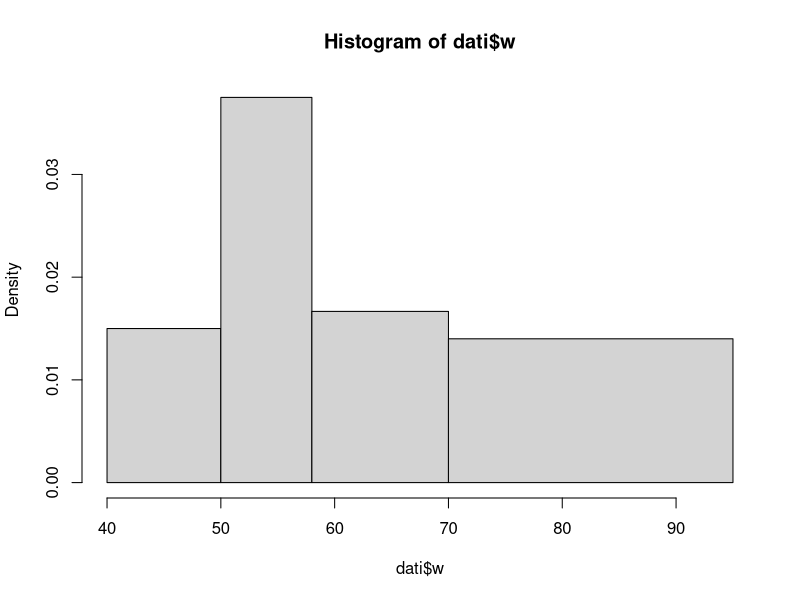
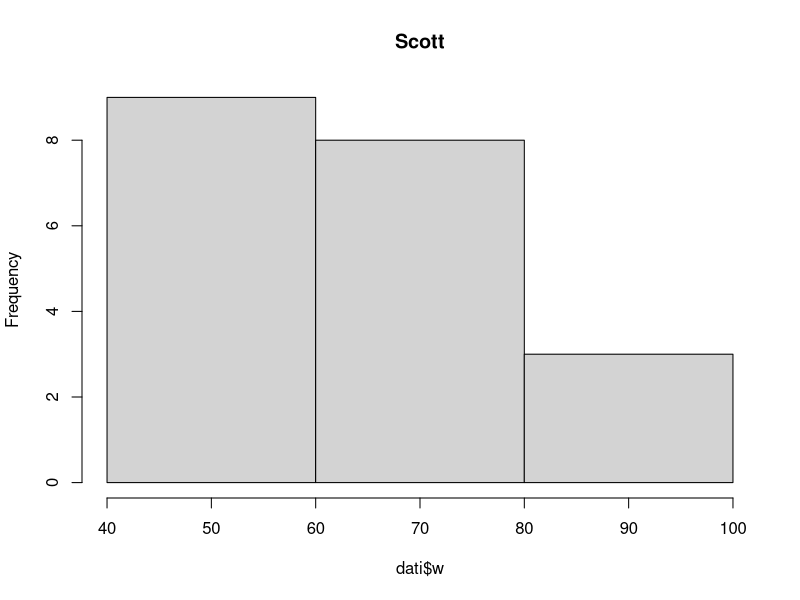
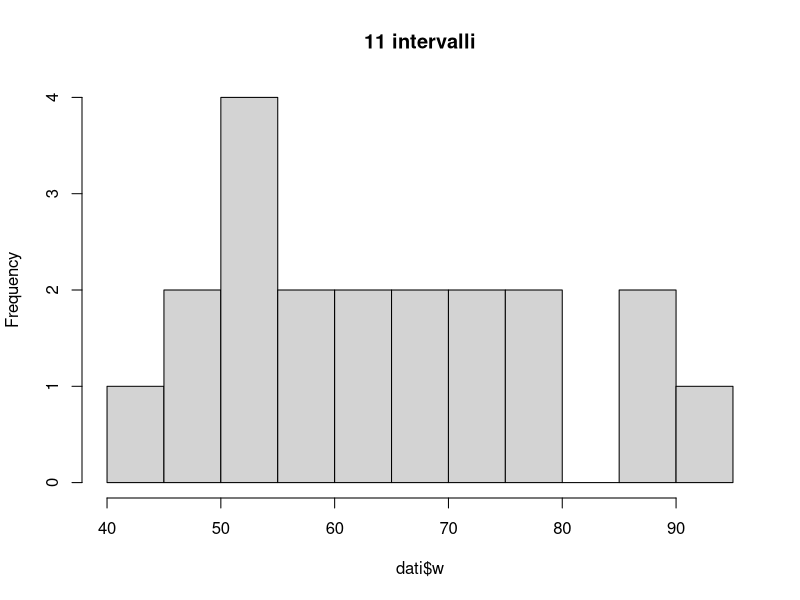
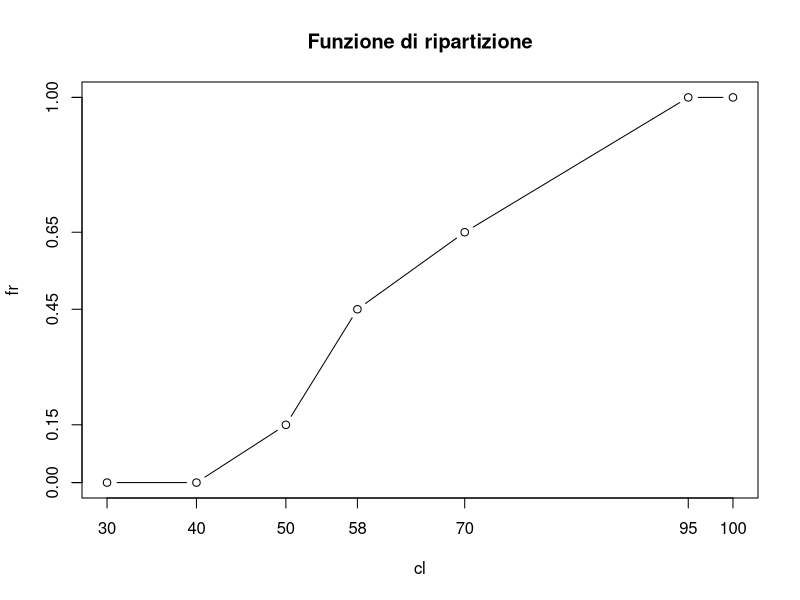

Here is the R script that generated these plots, in order: (Note: this script raises an error after producing the figures.)
# lezione 2
# file lab2_1314.3
# dati quantitativi continui
setwd(choose.dir())
dir()
dati<-read.table("dati1.txt"); dati
# barplot(dati$w)  # errore !
summary(dati$w)
# intervalli chiusi a destra    ( w ]
faw<-(hist(dati$w, c(40,50,58,70,95),plot=FALSE)); faw
plot(faw)
# funzione di ripartizione
hist(dati$w, breaks="Scott", main="Scott")
hist(dati$w, breaks=11, main="11 intervalli")

cl<-c(30,40,50,58,70,95,100); cl
# funzione di ripartizione come somma di
#  frequenze relative
fr<-cumsum(table(cut(dati$w,cl)))/length(dati$w);fr
fr<-c(0,fr); fr
plot(cl, fr, type="b", axes=FALSE)
title(main="Funzione di ripartizione")
axis(2, fr)
axis(1, cl)
box()
# Indici di posizione e di scala
# Entropia di Gini e Shanno per x
frx<-table(dati$x)/length(dati$x); frx
attach(dati)
x
k<-length(frx); k
Gx<-1-sum(frx^2); Gx
Gstarx<-(k/(k-1))*Gx; Gstarx
# Shannon
log(frx)
frx*log(frx)
Hx<-(-sum(frx*log(frx))); Hx
Hstarx<-Hx/log(k); Hstarx
# media e varianza per variabili
# quantitative
n<-length(w); n
mw<-sum(w)/n; mw
vw<-sum((w-mw)^2)/n; vw
cvw<-sqrt(vw)/mw; cvw
# funzioni di R
mean(w)
var(w)
((n-1)/n)*var(w)
detach()
# =================================================
# nuova analisi dati
ls()
rm(list=ls());  ls()
setwd(choose.dir())
dir()
#setwd("C:/dati/lav/corsi/stat/Statistica1/Stat1B1213/lab2")
#setwd("H:/Statistica1/Stat1B1213/lab2")
# peso x
x<-c(64,54,65,42,58,50,58,65,78,52,48,66,58,103,63,70,65,53,62,58)
x; length(x)
# altezza y
y<-c(168,166,162,151,168,170,167,172,175,165,158,173,
     163,185,165,170,175,158,160,163); y; length(y)
dati<-data.frame(x,y); dati
write.table(dati, file="pesoalt.txt")
#
# inizio elaborazioni
#
rm(list=ls()); ls()
dati<-read.table("pesoalt.txt"); dati
names(dati)
names(dati)<-c("peso","altezza"); dati
names(dati)<-c("x","y"); dati
attach(dati)       # rende direttamente disponibili le variabili
# suddivisione in classi
# fax<-hist(x,c(40,57,64,105),plot=FALSE);fax
# alternativamente
# summary(x)
# fax<-table(cut(x, breaks=c(40,57,64,105))); fax
# summary(y)
# fay<-table(cut(y, breaks=c(150,164,170,190))); fay
# fxy<-table(fay,fax); fxy   # non funziona
#
# suddivisione in classi con ciclo if  ###########################
xcl<-0                             # inizializza il vettore risultato
for(i in 1:length(x)){             # parentesi graffa con Alt - 126
if(x[i]<=57) xcl[i]<-1
if(x[i]>57 & x[i]<=64) xcl[i]<-2
if(x[i]>64) xcl[i]<-3}
xcl  #  2 1 3 1 2 1 2 3 3 1 1 3 2 3 2 3 3 1 2 2
#
ycl<-0
for(i in 1:length(y)){
if(y[i]<=164) ycl[i]<-1
if(y[i]>164 & y[i]<=170) ycl[i]<-2
if(y[i]>170) ycl[i]<-3}
ycl  #  2 2 1 1 2 2 2 3 3 2 1 3 1 3 2 2 3 1 1 1
# tabella di contingenza
fxy<-table(xcl,ycl); fxy

# suddivisione in classi con vettorializzazione  ##################
xcl<-0                     # vettore risultato di lunghezza 1
xcl[x <= 57] <- 1  ; xcl
xcl[(x > 57) & (x<=64)] <- 2  ; xcl
xcl[x > 64] <- 3  ; xcl
# xcl
#
ycl<-0; ycl
ycl[y <= 164] <- 1 ;ycl
ycl[(y > 164) & (y<=170)] <- 2; ycl
ycl[y > 170] <- 3; ycl
# ycl
#
# suddivisione in classi con cut()  ##############################
summary(x)
xcl<-cut(x,c(40,57,64,105), labels=F); xcl
summary(y)
ycl<-cut(y,c(150,164,170,190), labels=F); ycl
# tabella di contingenza
fxy<-table(xcl,ycl); fxy  # 3 3 0 / 3 4 0 / 1 1 5

# dataframe completo
dati1<-data.frame(x,xcl,y,ycl); dati1
detach(dati)             # termina la disponibilita' diretta
write.table(dati1, file="pesoalt1.txt")
#
# inizio elaborazioni
#
rm(list=ls()); ls()
dati1<-read.table("pesoalt1.txt"); dati1
attach(dati1)
#detach(dati1)
#
# tabella di contingenza
fxy<-table(xcl,ycl); fxy                 # frequenze osservate
# marginali come vettori
tr<-as.numeric(margin.table(fxy,1)); tr  #  6 7 7 totale di riga
tc<-as.numeric(margin.table(fxy,2)); tc  #  7 8 5 totale di colonna
# calcolo delle frequenze attese
(tr)%*%t(tc)                             # prodotto vettoriale
# 42 48 30 / 49 56 35 / 49 56 35 
fa<-((tr)%*%t(tc))/(sum(tc)); fa         # frequenze attese
# 2.10 2.4 1.50 / 2.45 2.8 1.75 / 2.45 2.8 1.75
# library(stats)
chisq.test(fxy)$expected                 # ancora frequenze attese
# calcolo del chi quadro
chi2<-sum((fxy-fa)^2/fa) ; chi2          # chi quadro = 12.47449
chisq.test(fxy)
#
# V di cramer
min(length(tr)-1,length(tc)-1)
sum(tc)
V<- sqrt(chi2/(sum(tc)*min(length(tr)-1,length(tc)-1))); V # 0.5584463
#
#  da verificare  =======================================================
#
# analisi della varianza
# media dei pesi per altezza 1,2,3
detach(dati1)
#
# mg<-tapply(dati1$x, dati1$ycl,mean); mg
b<-(dati1$x[dati1$ycl==1]);b  # 65 42 48 58 53 62 58 peso dei bassi
m<-(dati1$x[dati1$ycl==2]);m  # 64 54 58 50 58 52 63 70 peso dei medi
a<-(dati1$x[dati1$ycl==3]);a  # 65 78 66 103 65 peso degli alti
nb<-length(b); nb             # 7 numero dei bassi
nm<-length(m); nm             # 8 numero dei medi
na<-length(a); na             # 5 numero degli alti
n<-length(dati1$x); n         # 20 numero totale
mb<-sum(b)/nb; mb             # 55.14286 media dei bassi
mm<-sum(m)/nm; mm             # 58.625 media dei medi
ma<-sum(a)/na; ma             # 75.4 media degli alti
mt<-sum(dati1$x)/n; mt        # 61.6 media totale
# varianze  
vt<-sum((dati1$x-mt)^2)/n; vt # 154.74 varianza totale
# varianza tra gruppi
vb<-(((mb-mt)^2)*nb+((mm-mt)^2)*nm+((ma-mt)^2)*na)/n; vb #65.74339
# varianza interna ai gruppi o residua
vw<-(sum((b-mb)^2)+sum((m-mm)^2)+sum((a-ma)^2))/n; vw  # 88.99661
vt; vb+vw     # 154.74 = 65.74339 + 88.99661 scomposizione della varianza
# eta quadro
eta2<-vb/vt; eta2
boxplot(b,m,a)
title(main="Analisi della varianza",xlab=("Gruppi"), ylab="Peso in kg")
#devianze
dt<-vt*n; dt                 # 3094.8 devianza totale
db<-vb*n; db                 # 1314.868 devianza between
dw<-vw*n; dw                 # 1779.932 devianza within
dt; db+dw   # 3094.8 = 1314.868 + 1779.932 scomposizione della devianza
# funzione di R
mod<-aov(dati1$x~factor(dati1$ycl))
summary(mod)
anova(mod)
# Ieva - Paganoni - Vitelli
dati1
n<-table(dati1$ycl); n      # osservazione ogni gruppo
N<-sum(n); N                # dimensione totale
mg<-mean(dati1$x); mg       # media generale
mog<-tapply(dati1$x,dati1$ycl,mean); mog  # media ogni gruppo
devb<-sum(n*(mog-mg)^2); devb   # devianza between
devw<-sum((n-1)*tapply(dati1$x,dati1$ycl,var)); devw  # devianza within
devt<-(N-1)*var(dati1$x); devt; devb+ devw
summary(aov(dati1$x~factor(dati1$ycl)))

